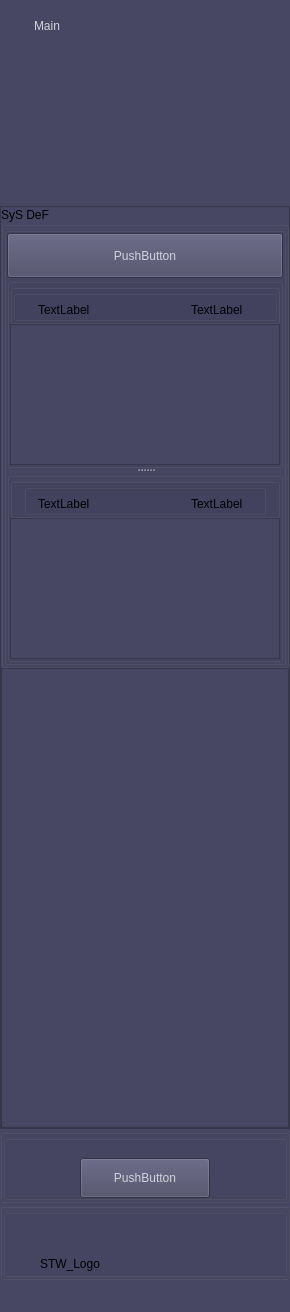
<?xml version="1.0" encoding="UTF-8"?>
<ui version="4.0">
 <class>C_NagNaviBarWidget</class>
 <widget class="QWidget" name="C_NagNaviBarWidget">
  <property name="geometry">
   <rect>
    <x>0</x>
    <y>0</y>
    <width>290</width>
    <height>1312</height>
   </rect>
  </property>
  <property name="sizePolicy">
   <sizepolicy hsizetype="Fixed" vsizetype="Preferred">
    <horstretch>0</horstretch>
    <verstretch>0</verstretch>
   </sizepolicy>
  </property>
  <property name="minimumSize">
   <size>
    <width>250</width>
    <height>0</height>
   </size>
  </property>
  <property name="maximumSize">
   <size>
    <width>500</width>
    <height>16777215</height>
   </size>
  </property>
  <property name="palette">
   <palette>
    <active>
     <colorrole role="Button">
      <brush brushstyle="SolidPattern">
       <color alpha="255">
        <red>71</red>
        <green>71</green>
        <blue>99</blue>
       </color>
      </brush>
     </colorrole>
     <colorrole role="BrightText">
      <brush brushstyle="SolidPattern">
       <color alpha="255">
        <red>250</red>
        <green>250</green>
        <blue>250</blue>
       </color>
      </brush>
     </colorrole>
     <colorrole role="ButtonText">
      <brush brushstyle="SolidPattern">
       <color alpha="255">
        <red>211</red>
        <green>211</green>
        <blue>216</blue>
       </color>
      </brush>
     </colorrole>
     <colorrole role="Base">
      <brush brushstyle="SolidPattern">
       <color alpha="255">
        <red>71</red>
        <green>71</green>
        <blue>99</blue>
       </color>
      </brush>
     </colorrole>
     <colorrole role="Window">
      <brush brushstyle="SolidPattern">
       <color alpha="255">
        <red>71</red>
        <green>71</green>
        <blue>99</blue>
       </color>
      </brush>
     </colorrole>
     <colorrole role="HighlightedText">
      <brush brushstyle="SolidPattern">
       <color alpha="255">
        <red>94</red>
        <green>163</green>
        <blue>67</blue>
       </color>
      </brush>
     </colorrole>
     <colorrole role="AlternateBase">
      <brush brushstyle="SolidPattern">
       <color alpha="255">
        <red>19</red>
        <green>19</green>
        <blue>45</blue>
       </color>
      </brush>
     </colorrole>
    </active>
    <inactive>
     <colorrole role="Button">
      <brush brushstyle="SolidPattern">
       <color alpha="255">
        <red>71</red>
        <green>71</green>
        <blue>99</blue>
       </color>
      </brush>
     </colorrole>
     <colorrole role="BrightText">
      <brush brushstyle="SolidPattern">
       <color alpha="255">
        <red>250</red>
        <green>250</green>
        <blue>250</blue>
       </color>
      </brush>
     </colorrole>
     <colorrole role="ButtonText">
      <brush brushstyle="SolidPattern">
       <color alpha="255">
        <red>211</red>
        <green>211</green>
        <blue>216</blue>
       </color>
      </brush>
     </colorrole>
     <colorrole role="Base">
      <brush brushstyle="SolidPattern">
       <color alpha="255">
        <red>71</red>
        <green>71</green>
        <blue>99</blue>
       </color>
      </brush>
     </colorrole>
     <colorrole role="Window">
      <brush brushstyle="SolidPattern">
       <color alpha="255">
        <red>71</red>
        <green>71</green>
        <blue>99</blue>
       </color>
      </brush>
     </colorrole>
     <colorrole role="HighlightedText">
      <brush brushstyle="SolidPattern">
       <color alpha="255">
        <red>94</red>
        <green>163</green>
        <blue>67</blue>
       </color>
      </brush>
     </colorrole>
     <colorrole role="AlternateBase">
      <brush brushstyle="SolidPattern">
       <color alpha="255">
        <red>19</red>
        <green>19</green>
        <blue>45</blue>
       </color>
      </brush>
     </colorrole>
    </inactive>
    <disabled>
     <colorrole role="Button">
      <brush brushstyle="SolidPattern">
       <color alpha="255">
        <red>71</red>
        <green>71</green>
        <blue>99</blue>
       </color>
      </brush>
     </colorrole>
     <colorrole role="BrightText">
      <brush brushstyle="SolidPattern">
       <color alpha="255">
        <red>250</red>
        <green>250</green>
        <blue>250</blue>
       </color>
      </brush>
     </colorrole>
     <colorrole role="ButtonText">
      <brush brushstyle="SolidPattern">
       <color alpha="255">
        <red>120</red>
        <green>120</green>
        <blue>120</blue>
       </color>
      </brush>
     </colorrole>
     <colorrole role="Base">
      <brush brushstyle="SolidPattern">
       <color alpha="255">
        <red>71</red>
        <green>71</green>
        <blue>99</blue>
       </color>
      </brush>
     </colorrole>
     <colorrole role="Window">
      <brush brushstyle="SolidPattern">
       <color alpha="255">
        <red>71</red>
        <green>71</green>
        <blue>99</blue>
       </color>
      </brush>
     </colorrole>
     <colorrole role="HighlightedText">
      <brush brushstyle="SolidPattern">
       <color alpha="255">
        <red>94</red>
        <green>163</green>
        <blue>67</blue>
       </color>
      </brush>
     </colorrole>
     <colorrole role="AlternateBase">
      <brush brushstyle="SolidPattern">
       <color alpha="255">
        <red>19</red>
        <green>19</green>
        <blue>45</blue>
       </color>
      </brush>
     </colorrole>
    </disabled>
   </palette>
  </property>
  <property name="font">
   <font>
    <family>Segoe UI</family>
   </font>
  </property>
  <property name="focusPolicy">
   <enum>Qt::ClickFocus</enum>
  </property>
  <property name="windowTitle">
   <string>Form</string>
  </property>
  <property name="autoFillBackground">
   <bool>true</bool>
  </property>
  <layout class="QVBoxLayout" name="verticalLayout">
   <property name="leftMargin">
    <number>0</number>
   </property>
   <property name="topMargin">
    <number>15</number>
   </property>
   <property name="rightMargin">
    <number>0</number>
   </property>
   <property name="bottomMargin">
    <number>32</number>
   </property>
   <item>
    <layout class="QVBoxLayout" name="pc_VerticalLayout" stretch="0,0,0,1000,1,0">
     <property name="spacing">
      <number>0</number>
     </property>
     <item>
      <layout class="QHBoxLayout" name="pc_HorizontalLayout2" stretch="0,0,1">
       <property name="leftMargin">
        <number>0</number>
       </property>
       <item>
        <spacer name="pc_HorizontalSpacerTop1">
         <property name="orientation">
          <enum>Qt::Horizontal</enum>
         </property>
         <property name="sizeType">
          <enum>QSizePolicy::Fixed</enum>
         </property>
         <property name="sizeHint" stdset="0">
          <size>
           <width>7</width>
           <height>20</height>
          </size>
         </property>
        </spacer>
       </item>
       <item>
        <widget class="stw_opensyde_gui_elements::C_OgePubTextOnlyUnderline" name="pc_BtnMain">
         <property name="sizePolicy">
          <sizepolicy hsizetype="Fixed" vsizetype="Fixed">
           <horstretch>0</horstretch>
           <verstretch>0</verstretch>
          </sizepolicy>
         </property>
         <property name="text">
          <string>Main</string>
         </property>
         <property name="flat">
          <bool>true</bool>
         </property>
        </widget>
       </item>
       <item>
        <spacer name="pc_HorizontalSpacerTop2">
         <property name="orientation">
          <enum>Qt::Horizontal</enum>
         </property>
         <property name="sizeHint" stdset="0">
          <size>
           <width>40</width>
           <height>20</height>
          </size>
         </property>
        </spacer>
       </item>
      </layout>
     </item>
     <item>
      <spacer name="pc_VerticalSpacer">
       <property name="orientation">
        <enum>Qt::Vertical</enum>
       </property>
       <property name="sizeType">
        <enum>QSizePolicy::Fixed</enum>
       </property>
       <property name="sizeHint" stdset="0">
        <size>
         <width>0</width>
         <height>25</height>
        </size>
       </property>
      </spacer>
     </item>
     <item>
      <layout class="QHBoxLayout" name="horizontalLayout">
       <item>
        <widget class="stw_opensyde_gui_elements::C_OgeWiNavigationTab" name="pc_WidgetTabSd" native="true">
         <property name="minimumSize">
          <size>
           <width>0</width>
           <height>144</height>
          </size>
         </property>
         <property name="maximumSize">
          <size>
           <width>16777215</width>
           <height>144</height>
          </size>
         </property>
        </widget>
       </item>
       <item>
        <widget class="stw_opensyde_gui_elements::C_OgeWiNavigationTab" name="pc_WidgetTabSc" native="true">
         <property name="minimumSize">
          <size>
           <width>0</width>
           <height>144</height>
          </size>
         </property>
         <property name="maximumSize">
          <size>
           <width>16777215</width>
           <height>144</height>
          </size>
         </property>
        </widget>
       </item>
      </layout>
     </item>
     <item>
      <widget class="stw_opensyde_gui_elements::C_OgeScNaviBar" name="pc_ScrollArea">
       <property name="sizeAdjustPolicy">
        <enum>QAbstractScrollArea::AdjustToContents</enum>
       </property>
       <property name="widgetResizable">
        <bool>true</bool>
       </property>
       <widget class="QWidget" name="pc_ScrollAreaWidgetContents">
        <property name="geometry">
         <rect>
          <x>0</x>
          <y>0</y>
          <width>286</width>
          <height>927</height>
         </rect>
        </property>
        <layout class="QVBoxLayout" name="pc_VerticalLayout2" stretch="1,1">
         <property name="spacing">
          <number>0</number>
         </property>
         <property name="leftMargin">
          <number>0</number>
         </property>
         <property name="topMargin">
          <number>0</number>
         </property>
         <property name="rightMargin">
          <number>0</number>
         </property>
         <property name="bottomMargin">
          <number>0</number>
         </property>
         <item>
          <widget class="stw_opensyde_gui_elements::C_OgeGbxNavigationSection" name="pc_GroupBoxSD">
           <property name="title">
            <string>SyS DeF</string>
           </property>
           <layout class="QVBoxLayout" name="verticalLayout_5">
            <property name="spacing">
             <number>0</number>
            </property>
            <property name="leftMargin">
             <number>0</number>
            </property>
            <property name="topMargin">
             <number>0</number>
            </property>
            <property name="rightMargin">
             <number>0</number>
            </property>
            <property name="bottomMargin">
             <number>0</number>
            </property>
            <item>
             <widget class="stw_opensyde_gui_elements::C_OgeGbxNavigationTab" name="groupBox">
              <property name="title">
               <string/>
              </property>
              <layout class="QVBoxLayout" name="verticalLayout_10" stretch="0,1">
               <property name="spacing">
                <number>0</number>
               </property>
               <property name="leftMargin">
                <number>0</number>
               </property>
               <property name="topMargin">
                <number>0</number>
               </property>
               <property name="rightMargin">
                <number>0</number>
               </property>
               <property name="bottomMargin">
                <number>0</number>
               </property>
               <item>
                <widget class="stw_opensyde_gui_elements::C_OgePubNavigation" name="pc_PushButtonTopology">
                 <property name="minimumSize">
                  <size>
                   <width>0</width>
                   <height>45</height>
                  </size>
                 </property>
                 <property name="maximumSize">
                  <size>
                   <width>16777215</width>
                   <height>45</height>
                  </size>
                 </property>
                 <property name="text">
                  <string>PushButton</string>
                 </property>
                </widget>
               </item>
               <item>
                <widget class="stw_opensyde_gui_elements::C_OgeSpiHorizontalNavigation" name="pc_Splitter">
                 <property name="orientation">
                  <enum>Qt::Vertical</enum>
                 </property>
                 <widget class="stw_opensyde_gui_elements::C_OgeGbxTransparent" name="groupBox_8">
                  <property name="title">
                   <string/>
                  </property>
                  <layout class="QVBoxLayout" name="verticalLayout_6" stretch="0,1">
                   <property name="spacing">
                    <number>0</number>
                   </property>
                   <property name="leftMargin">
                    <number>0</number>
                   </property>
                   <property name="topMargin">
                    <number>0</number>
                   </property>
                   <property name="rightMargin">
                    <number>0</number>
                   </property>
                   <property name="bottomMargin">
                    <number>0</number>
                   </property>
                   <item>
                    <widget class="stw_opensyde_gui_elements::C_OgeGbxNavigationSection" name="groupBox_4">
                     <property name="minimumSize">
                      <size>
                       <width>0</width>
                       <height>40</height>
                      </size>
                     </property>
                     <property name="maximumSize">
                      <size>
                       <width>16777215</width>
                       <height>40</height>
                      </size>
                     </property>
                     <property name="title">
                      <string/>
                     </property>
                     <layout class="QVBoxLayout" name="verticalLayout_7">
                      <property name="spacing">
                       <number>0</number>
                      </property>
                      <property name="leftMargin">
                       <number>0</number>
                      </property>
                      <property name="topMargin">
                       <number>0</number>
                      </property>
                      <property name="rightMargin">
                       <number>0</number>
                      </property>
                      <property name="bottomMargin">
                       <number>0</number>
                      </property>
                      <item>
                       <widget class="stw_opensyde_gui_elements::C_OgeGbxNavigationTab" name="groupBox_5">
                        <property name="title">
                         <string/>
                        </property>
                        <layout class="QHBoxLayout" name="horizontalLayout_4">
                         <property name="spacing">
                          <number>0</number>
                         </property>
                         <property name="leftMargin">
                          <number>22</number>
                         </property>
                         <property name="topMargin">
                          <number>5</number>
                         </property>
                         <property name="rightMargin">
                          <number>31</number>
                         </property>
                         <property name="bottomMargin">
                          <number>0</number>
                         </property>
                         <item>
                          <widget class="stw_opensyde_gui_elements::C_OgeLabGenericNoPaddingNoMargins" name="pc_LabelNodes">
                           <property name="text">
                            <string>TextLabel</string>
                           </property>
                          </widget>
                         </item>
                         <item>
                          <spacer name="horizontalSpacer_3">
                           <property name="orientation">
                            <enum>Qt::Horizontal</enum>
                           </property>
                           <property name="sizeHint" stdset="0">
                            <size>
                             <width>40</width>
                             <height>20</height>
                            </size>
                           </property>
                          </spacer>
                         </item>
                         <item>
                          <widget class="stw_opensyde_gui_elements::C_OgeLabGenericNoPaddingNoMargins" name="pc_LabelNodesCount">
                           <property name="text">
                            <string>TextLabel</string>
                           </property>
                          </widget>
                         </item>
                        </layout>
                       </widget>
                      </item>
                     </layout>
                    </widget>
                   </item>
                   <item>
                    <widget class="stw_opensyde_gui::C_NagTopList" name="pc_ListViewNodes">
                     <property name="minimumSize">
                      <size>
                       <width>0</width>
                       <height>75</height>
                      </size>
                     </property>
                    </widget>
                   </item>
                  </layout>
                 </widget>
                 <widget class="stw_opensyde_gui_elements::C_OgeGbxTransparent" name="groupBox_9">
                  <property name="title">
                   <string/>
                  </property>
                  <layout class="QVBoxLayout" name="verticalLayout_9" stretch="0,1">
                   <property name="spacing">
                    <number>0</number>
                   </property>
                   <property name="leftMargin">
                    <number>0</number>
                   </property>
                   <property name="topMargin">
                    <number>0</number>
                   </property>
                   <property name="rightMargin">
                    <number>0</number>
                   </property>
                   <property name="bottomMargin">
                    <number>0</number>
                   </property>
                   <item>
                    <widget class="stw_opensyde_gui_elements::C_OgeGbxTransparent" name="groupBox_6">
                     <property name="minimumSize">
                      <size>
                       <width>0</width>
                       <height>40</height>
                      </size>
                     </property>
                     <property name="maximumSize">
                      <size>
                       <width>16777215</width>
                       <height>40</height>
                      </size>
                     </property>
                     <property name="title">
                      <string/>
                     </property>
                     <layout class="QVBoxLayout" name="verticalLayout_8">
                      <property name="spacing">
                       <number>0</number>
                      </property>
                      <property name="leftMargin">
                       <number>11</number>
                      </property>
                      <property name="topMargin">
                       <number>0</number>
                      </property>
                      <property name="rightMargin">
                       <number>11</number>
                      </property>
                      <property name="bottomMargin">
                       <number>0</number>
                      </property>
                      <item>
                       <widget class="stw_opensyde_gui_elements::C_OgeGbxTransparent" name="groupBox_7">
                        <property name="title">
                         <string/>
                        </property>
                        <layout class="QHBoxLayout" name="horizontalLayout_5">
                         <property name="spacing">
                          <number>0</number>
                         </property>
                         <property name="leftMargin">
                          <number>11</number>
                         </property>
                         <property name="topMargin">
                          <number>5</number>
                         </property>
                         <property name="rightMargin">
                          <number>20</number>
                         </property>
                         <property name="bottomMargin">
                          <number>0</number>
                         </property>
                         <item>
                          <widget class="stw_opensyde_gui_elements::C_OgeLabGenericNoPaddingNoMargins" name="pc_LabelBuses">
                           <property name="text">
                            <string>TextLabel</string>
                           </property>
                          </widget>
                         </item>
                         <item>
                          <spacer name="horizontalSpacer_4">
                           <property name="orientation">
                            <enum>Qt::Horizontal</enum>
                           </property>
                           <property name="sizeHint" stdset="0">
                            <size>
                             <width>40</width>
                             <height>20</height>
                            </size>
                           </property>
                          </spacer>
                         </item>
                         <item>
                          <widget class="stw_opensyde_gui_elements::C_OgeLabGenericNoPaddingNoMargins" name="pc_LabelBusesCount">
                           <property name="text">
                            <string>TextLabel</string>
                           </property>
                          </widget>
                         </item>
                        </layout>
                       </widget>
                      </item>
                     </layout>
                    </widget>
                   </item>
                   <item>
                    <widget class="stw_opensyde_gui::C_NagTopList" name="pc_ListViewBuses">
                     <property name="minimumSize">
                      <size>
                       <width>0</width>
                       <height>75</height>
                      </size>
                     </property>
                    </widget>
                   </item>
                  </layout>
                 </widget>
                </widget>
               </item>
              </layout>
             </widget>
            </item>
           </layout>
          </widget>
         </item>
         <item>
          <widget class="stw_opensyde_gui::C_NagViewList" name="pc_ListViewViews"/>
         </item>
        </layout>
       </widget>
      </widget>
     </item>
     <item>
      <widget class="stw_opensyde_gui_elements::C_OgeGbxNavigationSection" name="pc_GroupBoxAddViewButtonSection">
       <property name="minimumSize">
        <size>
         <width>0</width>
         <height>74</height>
        </size>
       </property>
       <property name="title">
        <string/>
       </property>
       <layout class="QVBoxLayout" name="verticalLayout_3">
        <property name="spacing">
         <number>0</number>
        </property>
        <property name="leftMargin">
         <number>0</number>
        </property>
        <property name="topMargin">
         <number>0</number>
        </property>
        <property name="rightMargin">
         <number>0</number>
        </property>
        <property name="bottomMargin">
         <number>0</number>
        </property>
        <item>
         <widget class="stw_opensyde_gui_elements::C_OgeGbxNavigationTab" name="pc_GroupBoxAddViewButtonSection2">
          <layout class="QHBoxLayout" name="horizontalLayout_2" stretch="1,0,1">
           <property name="leftMargin">
            <number>0</number>
           </property>
           <property name="topMargin">
            <number>0</number>
           </property>
           <property name="rightMargin">
            <number>0</number>
           </property>
           <property name="bottomMargin">
            <number>0</number>
           </property>
           <item>
            <spacer name="horizontalSpacer">
             <property name="orientation">
              <enum>Qt::Horizontal</enum>
             </property>
             <property name="sizeHint" stdset="0">
              <size>
               <width>40</width>
               <height>20</height>
              </size>
             </property>
            </spacer>
           </item>
           <item>
            <layout class="QVBoxLayout" name="verticalLayout_2" stretch="1,0,0">
             <item>
              <spacer name="verticalSpacer_2">
               <property name="orientation">
                <enum>Qt::Vertical</enum>
               </property>
               <property name="sizeType">
                <enum>QSizePolicy::Fixed</enum>
               </property>
               <property name="sizeHint" stdset="0">
                <size>
                 <width>17</width>
                 <height>17</height>
                </size>
               </property>
              </spacer>
             </item>
             <item>
              <widget class="stw_opensyde_gui_elements::C_OgePubProjAction" name="pc_PushButtonAddSysView">
               <property name="minimumSize">
                <size>
                 <width>130</width>
                 <height>40</height>
                </size>
               </property>
               <property name="maximumSize">
                <size>
                 <width>130</width>
                 <height>40</height>
                </size>
               </property>
               <property name="text">
                <string>PushButton</string>
               </property>
              </widget>
             </item>
             <item>
              <spacer name="verticalSpacer">
               <property name="orientation">
                <enum>Qt::Vertical</enum>
               </property>
               <property name="sizeHint" stdset="0">
                <size>
                 <width>20</width>
                 <height>40</height>
                </size>
               </property>
              </spacer>
             </item>
            </layout>
           </item>
           <item>
            <spacer name="horizontalSpacer_2">
             <property name="orientation">
              <enum>Qt::Horizontal</enum>
             </property>
             <property name="sizeHint" stdset="0">
              <size>
               <width>40</width>
               <height>20</height>
              </size>
             </property>
            </spacer>
           </item>
          </layout>
         </widget>
        </item>
       </layout>
      </widget>
     </item>
     <item>
      <widget class="stw_opensyde_gui_elements::C_OgeGbxNavigationSection" name="groupBox_3">
       <property name="title">
        <string/>
       </property>
       <layout class="QVBoxLayout" name="verticalLayout_4">
        <property name="spacing">
         <number>0</number>
        </property>
        <property name="leftMargin">
         <number>0</number>
        </property>
        <property name="topMargin">
         <number>0</number>
        </property>
        <property name="rightMargin">
         <number>0</number>
        </property>
        <property name="bottomMargin">
         <number>0</number>
        </property>
        <item>
         <widget class="stw_opensyde_gui_elements::C_OgeGbxNavigationTab" name="groupBox_2">
          <property name="title">
           <string/>
          </property>
          <layout class="QHBoxLayout" name="horizontalLayout_3">
           <property name="spacing">
            <number>0</number>
           </property>
           <property name="leftMargin">
            <number>0</number>
           </property>
           <property name="topMargin">
            <number>0</number>
           </property>
           <property name="rightMargin">
            <number>0</number>
           </property>
           <property name="bottomMargin">
            <number>0</number>
           </property>
           <item>
            <layout class="QHBoxLayout" name="pc_HorizontalLayout" stretch="0,0,1">
             <property name="topMargin">
              <number>39</number>
             </property>
             <item>
              <spacer name="pc_HorizontalSpacerLogoLeft">
               <property name="orientation">
                <enum>Qt::Horizontal</enum>
               </property>
               <property name="sizeType">
                <enum>QSizePolicy::Fixed</enum>
               </property>
               <property name="sizeHint" stdset="0">
                <size>
                 <width>34</width>
                 <height>20</height>
                </size>
               </property>
              </spacer>
             </item>
             <item>
              <widget class="QLabel" name="pc_StwLogo">
               <property name="autoFillBackground">
                <bool>false</bool>
               </property>
               <property name="text">
                <string>STW_Logo</string>
               </property>
              </widget>
             </item>
             <item>
              <spacer name="pc_HorizontalSpacerLogoRight">
               <property name="orientation">
                <enum>Qt::Horizontal</enum>
               </property>
               <property name="sizeHint" stdset="0">
                <size>
                 <width>40</width>
                 <height>20</height>
                </size>
               </property>
              </spacer>
             </item>
            </layout>
           </item>
          </layout>
         </widget>
        </item>
       </layout>
      </widget>
     </item>
    </layout>
   </item>
  </layout>
 </widget>
 <customwidgets>
  <customwidget>
   <class>stw_opensyde_gui_elements::C_OgeGbxTransparent</class>
   <extends>QGroupBox</extends>
   <header>C_OgeGbxTransparent.h</header>
   <container>1</container>
  </customwidget>
  <customwidget>
   <class>stw_opensyde_gui_elements::C_OgeGbxNavigationTab</class>
   <extends>QGroupBox</extends>
   <header>C_OgeGbxNavigationTab.h</header>
   <container>1</container>
  </customwidget>
  <customwidget>
   <class>stw_opensyde_gui_elements::C_OgePubProjAction</class>
   <extends>QPushButton</extends>
   <header>C_OgePubProjAction.h</header>
  </customwidget>
  <customwidget>
   <class>stw_opensyde_gui_elements::C_OgeLabGenericNoPaddingNoMargins</class>
   <extends>QLabel</extends>
   <header>C_OgeLabGenericNoPaddingNoMargins.h</header>
  </customwidget>
  <customwidget>
   <class>stw_opensyde_gui_elements::C_OgePubTextOnlyUnderline</class>
   <extends>QPushButton</extends>
   <header>C_OgePubTextOnlyUnderline.h</header>
  </customwidget>
  <customwidget>
   <class>stw_opensyde_gui_elements::C_OgeScNaviBar</class>
   <extends>QScrollArea</extends>
   <header>C_OgeScNaviBar.h</header>
   <container>1</container>
  </customwidget>
  <customwidget>
   <class>stw_opensyde_gui_elements::C_OgeWiNavigationTab</class>
   <extends>QWidget</extends>
   <header>C_OgeWiNavigationTab.h</header>
   <container>1</container>
  </customwidget>
  <customwidget>
   <class>stw_opensyde_gui_elements::C_OgeGbxNavigationSection</class>
   <extends>QGroupBox</extends>
   <header>C_OgeGbxNavigationSection.h</header>
   <container>1</container>
  </customwidget>
  <customwidget>
   <class>stw_opensyde_gui_elements::C_OgePubNavigation</class>
   <extends>QPushButton</extends>
   <header>C_OgePubNavigation.h</header>
  </customwidget>
  <customwidget>
   <class>stw_opensyde_gui::C_NagTopList</class>
   <extends>QListView</extends>
   <header>C_NagTopList.h</header>
  </customwidget>
  <customwidget>
   <class>stw_opensyde_gui::C_NagViewList</class>
   <extends>QListView</extends>
   <header>C_NagViewList.h</header>
  </customwidget>
  <customwidget>
   <class>stw_opensyde_gui_elements::C_OgeSpiHorizontalNavigation</class>
   <extends>QSplitter</extends>
   <header>C_OgeSpiHorizontalNavigation.h</header>
   <container>1</container>
  </customwidget>
 </customwidgets>
 <resources/>
 <connections/>
</ui>
